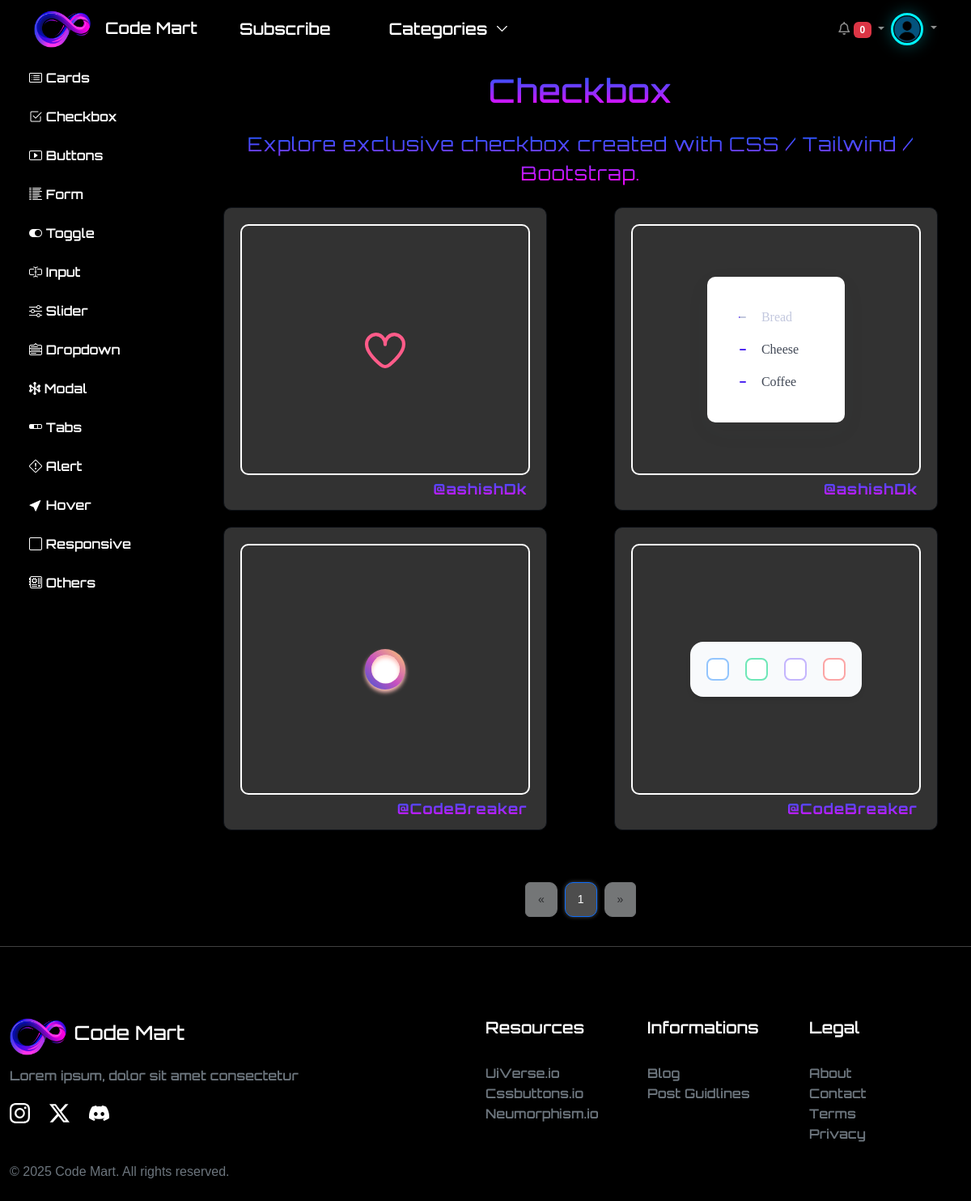
Page /category/checkbox (signed in) on the committed database.
### apps/authentication/models.py (models this page shows, shortened)
class User(AbstractUser):
    ROLE_CHOICES = (
        ('developer', 'Developer'),
        ('customer', 'Customer'),
    )
    first_name = models.CharField(max_length=50)
    last_name = models.CharField(max_length=50)
    profile_picture = models.ImageField(
        upload_to='profile_pics/',
        blank=True,
        null=True,
        default='profile_pics/user_default.png'
        )
    mobile = models.PositiveBigIntegerField(unique=True, null=True, blank=True)
    email = models.EmailField(max_length=50, unique=True)
    role = models.CharField(max_length=10, choices=ROLE_CHOICES)
    REQUIRED_FIELDS = ['email', 'mobile']
    groups = models.ManyToManyField(Group, blank=True)
    user_permissions = models.ManyToManyField(Permission, blank=True)
    class Meta:
        app_label = 'authentication'
        verbose_name = 'User'
        verbose_name_plural = 'Users'

### apps/content/models.py (models this page shows, shortened)
class CodeContent(models.Model):
    developer = models.ForeignKey(User, on_delete=models.CASCADE)
    title = models.CharField(max_length=200)
    description = models.TextField()
    html_code = models.TextField()
    css_code = models.TextField(blank=True, null=True)
    js_code = models.TextField(blank=True, null=True)
    image_preview = models.ImageField(upload_to='code_previews/', blank=True, null=True)
    price = models.DecimalField(max_digits=6, decimal_places=2, default=0.00)
    CATEGORY_CHOICES = [
        ('card', 'Cards'),
        ('checkbox', 'Checkbox'),
        ('button', 'Button'),
        ('switch', 'Switch'),
        ('form', 'Form'),
        ('toggle', 'Toggle'),
        ('input', 'Input'),
        ('slider', 'Slider'),
        ('dropdown', 'Dropdown'),
        ('radio', 'Radio'),
        ('modal', 'Modal'),
        ('tabs', 'Tabs'),
        ('alert', 'Alert'),
        ('hover', 'Hover'),
        ('responsive', 'Responsive'),
        ('other', 'Other')
    ]
    category = models.CharField(max_length=50, choices=CATEGORY_CHOICES, default='other')
    DIFFICULTY_CHOICES = [
        ('beginner', 'Beginner'),
        ('intermediate', 'Intermediate'),
        ('advanced', 'Advanced'),
    ]
    difficulty = models.CharField(max_length=20, choices=DIFFICULTY_CHOICES, default='beginner')
    created_at = models.DateTimeField(auto_now_add=True)

### apps/content/views.py (the view)
# urls.py: path('category/<slug:val>', views.CategoryView.as_view(), name='category'),
class CategoryView(View):
    def get(self, request, val):
        valid_categories = CodeContent.objects.values_list('category', flat=True).distinct()
        if val not in valid_categories:
            return redirect('home')
        codes = CodeContent.objects.filter(category=val)
        paginator = Paginator(codes, 6)  # Show 6 code snippets per page
        page_number = request.GET.get('page')
        page_obj = paginator.get_page(page_number)
        titles = codes.values('title')
        context = {
            'category': val,
            'codes': page_obj,
            'titles': titles
        }
        return render(request, "category.html", context)

### apps/content/templates/category.html (shortened to what this page needs)
{% extends 'base.html' %}
{% load static %}
{% block content %}
<link rel="stylesheet" href="{% static 'css/code_live_preview_home.css' %}" />
<link rel="stylesheet" href="{% static 'css/welcomeStyles.css' %}">
<div class="container-fluid m-0 d-flex justify-content-between align-item-center">
  <div class="m-0 p-0 categories" style="20%">
    <div class="submenu">
      <div class="submenu-item text-white orbitron-header">
        <a href="{% url 'category' 'card' %}" class="submenu-link"><i class="bi bi-card-list"></i>&nbsp;Cards</a>
      </div>
      <div class="submenu-item text-white orbitron-header">
        <a href="{% url 'category' 'checkbox' %}" class="submenu-link"><i class="bi bi-check2-square"></i>&nbsp;Checkbox</a>
      </div>
      <div class="submenu-item text-white orbitron-header">
        <a href="{% url 'category' 'button' %}" class="submenu-link"><i class="bi bi-play-btn"></i>&nbsp;Buttons</a>
      </div>
      <div class="submenu-item text-white orbitron-header">
        <a href="{% url 'category' 'form' %}" class="submenu-link"><i class="bi bi-list-columns-reverse"></i>&nbsp;Form</a>
      </div>
      <div class="submenu-item text-white orbitron-header">
        <a href="{% url 'category' 'toggle' %}" class="submenu-link"><i class="bi bi-toggle-on"></i>&nbsp;Toggle</a>
      </div>
      <div class="submenu-item text-white orbitron-header">
        <a href="{% url 'category' 'input' %}" class="submenu-link"><i class="bi bi-input-cursor-text"></i>&nbsp;Input</a>
      </div>
      <div class="submenu-item text-white orbitron-header">
        <a href="{% url 'category' 'slider' %}" class="submenu-link"><i class="bi bi-sliders"></i>&nbsp;Slider</a>
      </div>
      <div class="submenu-item text-white orbitron-header">
        <a href="{% url 'category' 'dropdown' %}" class="submenu-link"><i class="bi bi-menu-down"></i>&nbsp;Dropdown</a>
      </div>
      <div class="submenu-item text-white orbitron-header">
        <a href="{% url 'category' 'modal' %}" class="submenu-link"><i class="fa-solid fa-hexagon-nodes"></i>&nbsp;Modal</a>
      </div>
      <div class="submenu-item text-white orbitron-header">
        <a href="{% url 'category' 'tabs' %}" class="submenu-link"><i class="bi bi-segmented-nav"></i>&nbsp;Tabs</a>
      </div>
      <div class="submenu-item text-white orbitron-header">
        <a href="{% url 'category' 'alert' %}" class="submenu-link"><i class="bi bi-exclamation-diamond"></i>&nbsp;Alert</a>
      </div>
      <div class="submenu-item text-white orbitron-header">
        <a href="{% url 'category' 'hover' %}" class="submenu-link"><i class="bi bi-cursor-fill"></i>&nbsp;Hover</a>
      </div>
      <div class="submenu-item text-white orbitron-header">
        <a href="{% url 'category' 'responsive' %}" class="submenu-link"><i class="bi bi-square"></i>&nbsp;Responsive</a>
      </div>
      <div class="submenu-item text-white orbitron-header">
        <a href="{% url 'category' 'other' %}" class="submenu-link"><i class="bi bi-motherboard"></i>&nbsp;Others</a>
      </div>
    </div>
  </div>
  <div class="m-0 p-0" style="width: 80%;">
    <div class="title">
      {% if request.resolver_match.url_name == 'explore' %}
      <h3 class="mb-4">Explore All</h3>
      <p class="fs-4 mb-4">exclusive content's created with CSS / Tailwind / Bootstrap.</p>
      {% else %}
      <h3 class="mb-4">{{category|capfirst}}</h3>
      <p class="fs-4 mb-4">Explore exclusive {{category}} created with CSS / Tailwind / Bootstrap.</p>
      {% endif %}
    </div>
    <div class="row">
      {% for code in codes %}
        <div class="col-md-6 m-0 p-0 d-flex justify-content-center align-item-center">
          <div class="l-p-card" style="height: 375px;">
            <div class="l-p-code-editor position-relative group" style="border-radius: 10px; height: 310px;">
              <pre class="m-0 p-0">
                <code class="code-preview-iframe d-block">
                  <iframe id="preview{{ code.id }}" width="100%" height="100%"></iframe>
                </code>
              </pre>
            </div>
            <div class="title p-1">
              <p class="l-p-card-title" style="text-align: right;">@{{ code.developer.username }}</p>
            </div>
          </div>
        </div>
      {% empty %}
        <p>No content uploaded yet.</p>
      {% endfor %}
    </div>
    <div class="d-flex justify-content-center mt-4">
      <nav aria-label="Page navigation">
        <ul class="pagination glassmorphic-pagination">
          {% if codes.has_previous %}
            <li class="page-item">
              <a class="page-link glassmorphic-link" href="?page={{ codes.previous_page_number }}" aria-label="Previous">
                <span aria-hidden="true">«</span>
              </a>
            </li>
          {% else %}
            <li class="page-item disabled">
              <span class="page-link glassmorphic-link disabled">«</span>
            </li>
          {% endif %}
          {% for num in codes.paginator.page_range %}
            {% if codes.number == num %}
              <li class="page-item active"><span class="page-link glassmorphic-link active">{{ num }}</span></li>
            {% else %}
              <li class="page-item"><a class="page-link glassmorphic-link" href="?page={{ num }}">{{ num }}</a></li>
            {% endif %}
          {% endfor %}
          {% if codes.has_next %}
            <li class="page-item">
              <a class="page-link glassmorphic-link" href="?page={{ codes.next_page_number }}" aria-label="Next">
                <span aria-hidden="true">»</span>
              </a>
            </li>
          {% else %}
            <li class="page-item disabled">
              <span class="page-link glassmorphic-link disabled">»</span>
            </li>
          {% endif %}
        </ul>
      </nav>
    </div>
  </div>
</div>
{% endblock %}

### templates/base.html (shortened to what this page needs)
{% load static %}
<!DOCTYPE html>
<html lang="en">
<head>
    <link rel="stylesheet" href="{% static 'css/styles.css' %}">
    <link href="https://cdn.jsdelivr.net/npm/bootstrap@5.3.0/dist/css/bootstrap.min.css" rel="stylesheet">
    <link href="https://cdn.jsdelivr.net/npm/simple-datatables@7.1.2/dist/style.min.css" rel="stylesheet" />
    <link rel="stylesheet" href="https://cdnjs.cloudflare.com/ajax/libs/font-awesome/6.0.0/css/all.min.css">
    <link rel="stylesheet" href="https://cdn.jsdelivr.net/npm/bootstrap-icons@1.11.3/font/bootstrap-icons.min.css">
    <link href="https://cdn.jsdelivr.net/npm/bootstrap@5.3.3/dist/css/bootstrap.min.css" rel="stylesheet">
</head>
<body class="body">
    <nav class="navbar navbar-expand-lg navbar-dark" style="background-color: black;">
        <div class="container">
            <a class="navbar-brand orbitron-header" href="{% url 'welcome' %}">
            <img src="{% static 'images/infinity.png' %}" alt="" width="70px" height="auto" >
            &nbsp; Code Mart</a>
            <div class="menu collapse navbar-collapse" id="navbarNav">
                <a href="{% url 'subscription_plans' %}" class="link">
                    <span class="text-white orbitron-header"> Subscribe</span>
                </a>
                <div class="item">
                  <a href="{% url 'home' %}" class="link">
                    <span class="text-white orbitron-header"> Categories</span>
                  </a>
                </div>
            </div>
            <div class="collapse navbar-collapse" id="navbarNav">
                <ul class="navbar-nav ms-auto">
                    {% if user.is_authenticated %}
                    <li class="nav-item dropdown">
                        <a class="nav-link dropdown-toggle" href="#" id="notificationDropdown" role="button" data-bs-toggle="dropdown" aria-expanded="false">
                            <i class="fa-regular fa-bell"></i>
                            <span id="unread-count" class="badge bg-danger">0</span>
                        </a>
                    </li>
                    <li class="nav-item dropdown">
                        <a class="nav-link dropdown-toggle p-0" id="navbarDropdown" href="#" role="button" data-bs-toggle="dropdown" aria-expanded="false">
                            <img src="{{ user.profile_picture.url }}" class="avatar" alt="Profile Picture" style="height: 40px; width: 40px;">
                        </a>
                    </li>
                    {% else %}
                    <li class="nav-item orbitron-header"><a class="nav-link" href="{% url 'signup' %}">Sign Up</a></li>
                    <li class="nav-item orbitron-header"><a class="nav-link" href="{% url 'login' %}">Login</a></li>
                    {% endif %}
                </ul>
            </div>
        </div>
    </nav>
    <div class="container-fluid m-0 p-0 min-vh-100">
        {% block content %}
        {% endblock %}
    </div>
     <hr>
    <footer class="py-4">
        <div class="container-fluid d-flex justify-content-center p-0 m-0 text-center">
            <div class="col-md-6">
                <div class="container" style="justify-items: left;">
                    <div class="d-flex justify-content-center align-items-center mt-5">
                        <a class="navbar-brand orbitron-header d-flex justify-content-center align-items-center" href="{% url 'welcome' %}">
                        <img src="{% static 'images/infinity.png' %}" alt="" width="70px" height="auto" >
                        &nbsp;&nbsp; <h4>Code Mart</h4></a>
                    </div>
                    <div class="d-flex justify-content-center align-items-center mt-3">
                        <h6 class="orbitron-header text-secondary">Lorem ipsum, dolor sit amet consectetur</h6>
                    </div>
                    <div class="d-flex justify-content-center align-items-center mt-3 gap-4">
                        <a href="#" class="text-decoration-none text-white">
                        </a>
                        <a href="#" class="text-decoration-none text-white">
                            <svg xmlns="http://www.w3.org/2000/svg" width="25" height="25" fill="currentColor" class="bi bi-twitter-x" viewBox="0 0 16 16">
                                <path d="M12.6.75h2.454l-5.36 6.142L16 15.25h-4.937l-3.867-5.07-4.425 5.07H.316l5.733-6.57L0 .75h5.063l3.495 4.633L12.601.75Zm-.86 13.028h1.36L4.323 2.145H2.865z"/>
                              </svg>
                        </a>
                        <a href="#" class="text-decoration-none text-white">
                        </a>
                    </div>
                    <div class="d-flex justify-content-center align-items-center mt-5 mb-5">
                        <p class="text-secondary">© 2025 Code Mart. All rights reserved.</p>
                    </div>
                </div>
            </div>
            <div class="col-md-2">
                <div class="align-item-center mt-5" style="text-align: left;">
                    <h5 class="orbitron-header text-white">Resources</h5><br>
                    <a href="#" class="text-secondary orbitron-header text-decoration-none">UiVerse.io</a><br>
                    <a href="#" class="text-secondary orbitron-header text-decoration-none">Cssbuttons.io</a><br>
                    <a href="#" class="text-secondary orbitron-header text-decoration-none">Neumorphism.io</a><br>
                </div>
            </div>
            <div class="col-md-2">
                <div class="align-item-center mt-5" style="text-align: left;">
                    <h5 class="orbitron-header text-white">Informations</h5><br>
                    <a href="#" class="text-secondary orbitron-header text-decoration-none">Blog</a><br>
                    <a href="#" class="text-secondary orbitron-header text-decoration-none">Post Guidlines</a><br>
                </div>
            </div>
            <div class="col-md-2">
                <div class="align-item-center mt-5" style="text-align: left;">
                    <h5 class="orbitron-header text-white">Legal</h5><br>
                    <a href="{% url 'about' %}" class="text-secondary orbitron-header text-decoration-none">About</a><br>
                    <a href="{% url 'contact' %}" class="text-secondary orbitron-header text-decoration-none">Contact</a><br>
                    <a href="{% url 'terms' %}" class="text-secondary orbitron-header text-decoration-none">Terms</a><br>
                    <a href="{% url 'privacy' %}" class="text-secondary orbitron-header text-decoration-none">Privacy</a><br>
                </div>
            </div>
        </div>
    </footer>
</body>
</html>

### rows in the picture
User: profile_picture (placeholder picture)
CodeContent: developer.username "ashishDk"
CodeContent: developer.username "ashishDk"
CodeContent: developer.username "CodeBreaker"
CodeContent: developer.username "CodeBreaker"

### other values in the picture
{{ category|capfirst }} "Checkbox"
{{ category }} "checkbox"
{{ num }} "1"
